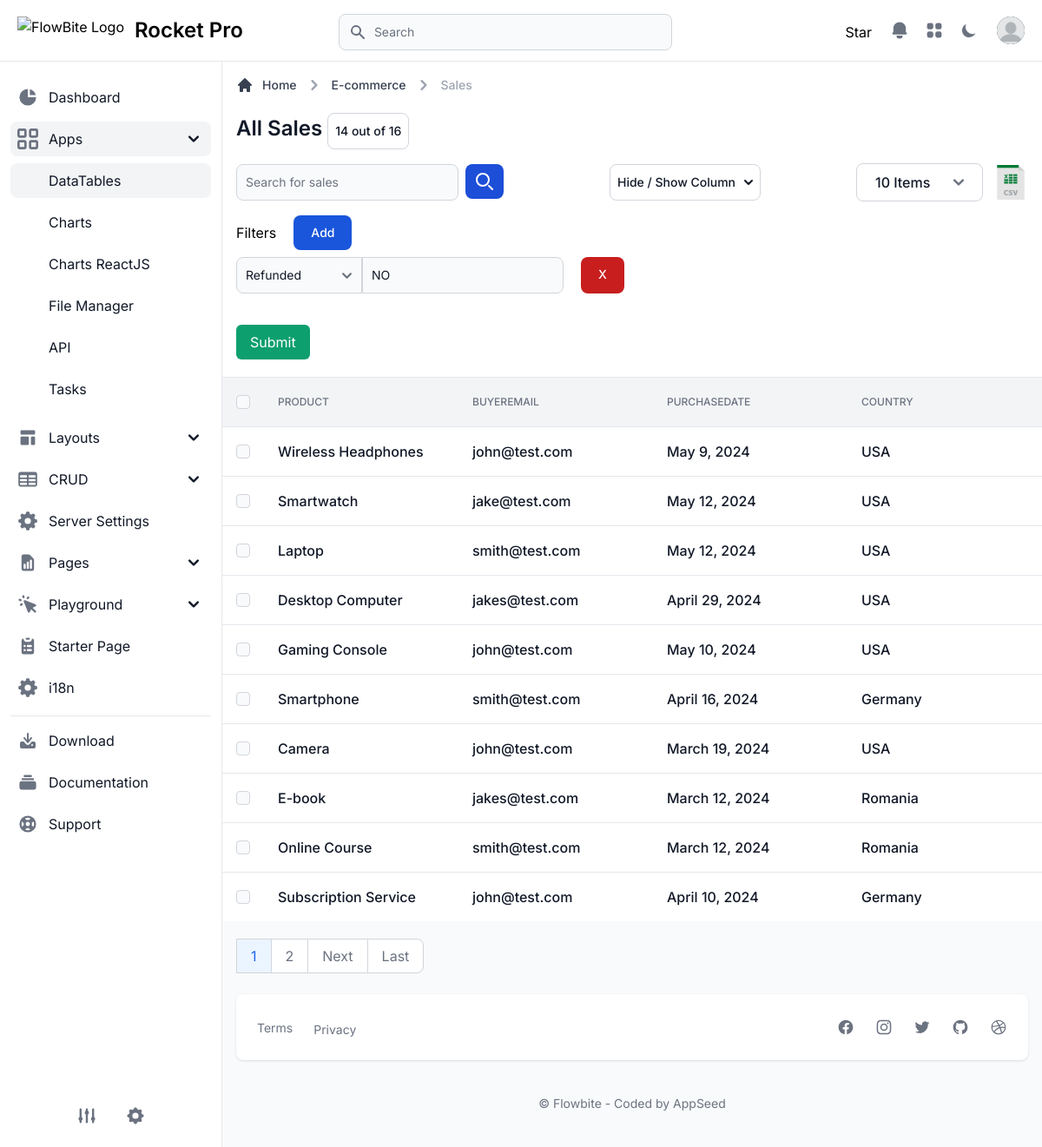
The app's page /tables/ with its own data.
### apps/tables/models.py (models this page shows, shortened)
class ModelFilter(models.Model):
	parent = models.CharField(max_length=255, choices=ModelChoices.choices)
	key = models.CharField(max_length=255)
	value = models.CharField(max_length=255)

### apps/common/models.py (models this page shows)
class Sales(models.Model):
	ID = models.AutoField(primary_key=True)
	Product = models.TextField(blank=True, null=True)
	BuyerEmail = models.EmailField(blank=True, null=True)
	PurchaseDate = models.DateField(blank=True, null=True)
	Country = models.TextField(blank=True, null=True)
	Price = models.FloatField(blank=True, null=True)
	Refunded = models.CharField(max_length=20, choices=RefundedChoices.choices, default=RefundedChoices.NO)
	Currency = models.CharField(max_length=10, choices=CurrencyChoices.choices, default=CurrencyChoices.USD)
	Quantity = models.IntegerField(blank=True, null=True)

### apps/tables/views.py (the view)
# urls.py: path("", views.datatables, name="datatables"),
def datatables(request):
    db_field_names = [field.name for field in Sales._meta.get_fields()]
    field_names = []
    for field_name in db_field_names:
        fields, created = HideShowFilter.objects.get_or_create(key=field_name, parent=ModelChoices.PRODUCT)
        field_names.append(fields)
    filter_string = {}
    filter_instance = ModelFilter.objects.filter(parent=ModelChoices.PRODUCT)
    for filter_data in filter_instance:
        filter_string[f'{filter_data.key}__icontains'] = filter_data.value
    order_by = request.GET.get('order_by', 'ID')
    queryset = Sales.objects.filter(**filter_string).order_by(order_by)
    sales_list = sales_filter(request, queryset, db_field_names)
    form = SalesForm()
    page_items = PageItems.objects.filter(parent=ModelChoices.PRODUCT).last()
    items = 10
    if page_items:
        items = page_items.items_per_page
    page = request.GET.get('page', 1)
    paginator = Paginator(sales_list, items)
    try:
        sales = paginator.page(page)
    except PageNotAnInteger:
        return redirect('datatables')
    except EmptyPage:
        return redirect('datatables')
    if request.method == 'POST':
        form = SalesForm(request.POST)
        if form.is_valid():
            return post_request_handling(request, form)
    read_only_fields = ('id', )
    context = {
        'segment'  : 'datatables',
        'parent'   : 'apps',
        'form'     : form,
        'sales' : sales,
        'total_items': Sales.objects.count(),
        'db_field_names': db_field_names,
        'field_names': field_names,
        'filter_instance': filter_instance,
        'read_only_fields': read_only_fields,
        'items': items
    }
    return render(request, 'apps/datatables.html', context)

### templates/apps/datatables.html (shortened to what this page needs)
{% extends "layouts/base.html" %}
{% load static get_attribute %}
{% block content %}
<main>
  <div
    class="p-4 bg-white block sm:flex items-center justify-between border-b border-gray-200 lg:mt-1.5 dark:bg-gray-800 dark:border-gray-700">
    <div class="w-full mb-1">
      <div class="mb-4">
        <nav class="flex mb-5" aria-label="Breadcrumb">
          <ol class="inline-flex items-center space-x-1 text-sm font-medium md:space-x-2">
            <li class="inline-flex items-center">
              <a href="#"
                class="inline-flex items-center text-gray-700 hover:text-primary-600 dark:text-gray-300 dark:hover:text-white">
                <svg class="w-5 h-5 mr-2.5" fill="currentColor" viewBox="0 0 20 20" xmlns="http://www.w3.org/2000/svg">
                  <path
                    d="M10.707 2.293a1 1 0 00-1.414 0l-7 7a1 1 0 001.414 1.414L4 10.414V17a1 1 0 001 1h2a1 1 0 001-1v-2a1 1 0 011-1h2a1 1 0 011 1v2a1 1 0 001 1h2a1 1 0 001-1v-6.586l.293.293a1 1 0 001.414-1.414l-7-7z">
                  </path>
                </svg>
                Home
              </a>
            </li>
            <li>
              <div class="flex items-center">
                <svg class="w-6 h-6 text-gray-400" fill="currentColor" viewBox="0 0 20 20"
                  xmlns="http://www.w3.org/2000/svg">
                  <path fill-rule="evenodd"
                    d="M7.293 14.707a1 1 0 010-1.414L10.586 10 7.293 6.707a1 1 0 011.414-1.414l4 4a1 1 0 010 1.414l-4 4a1 1 0 01-1.414 0z"
                    clip-rule="evenodd"></path>
                </svg>
                <a href="#"
                  class="ml-1 text-gray-700 hover:text-primary-600 md:ml-2 dark:text-gray-300 dark:hover:text-white">E-commerce</a>
              </div>
            </li>
            <li>
              <div class="flex items-center">
                <svg class="w-6 h-6 text-gray-400" fill="currentColor" viewBox="0 0 20 20"
                  xmlns="http://www.w3.org/2000/svg">
                  <path fill-rule="evenodd"
                    d="M7.293 14.707a1 1 0 010-1.414L10.586 10 7.293 6.707a1 1 0 011.414-1.414l4 4a1 1 0 010 1.414l-4 4a1 1 0 01-1.414 0z"
                    clip-rule="evenodd"></path>
                </svg>
                <span class="ml-1 text-gray-400 md:ml-2 dark:text-gray-500" aria-current="page">Sales</span>
              </div>
            </li>
          </ol>
        </nav>
        <h1 class="text-xl font-semibold text-gray-900 sm:text-2xl dark:text-white">
          All Sales
          <span class="inline-flex items-center justify-center w-1/2 px-2 py-2.5 text-sm font-medium text-center text-gray-900 bg-white border border-gray-300 rounded-lg hover:bg-gray-100 focus:ring-4 focus:ring-primary-300 sm:w-auto dark:bg-gray-800 dark:text-gray-400 dark:border-gray-600 dark:hover:text-white dark:hover:bg-gray-700 dark:focus:ring-gray-700">
            {{ sales.paginator.count }} out of {{ total_items }}
          </span>
        </h1>
      </div>
      <div class="items-center justify-between block sm:flex dark:divide-gray-700">
        <div class="flex items-center mb-4 sm:mb-0">
          <form class="sm:pr-3 flex itmes-center gap-2" id="search-form" method="GET">
            <div>
              <div class="relative w-48 sm:w-64 xl:w-96">
                <input type="text" name="search" id="product-search"
                  class="bg-gray-50 border border-gray-300 text-gray-900 sm:text-sm rounded-lg focus:ring-primary-500 focus:border-primary-500 block w-full p-2.5 dark:bg-gray-700 dark:border-gray-600 dark:placeholder-gray-400 dark:text-white dark:focus:ring-primary-500 dark:focus:border-primary-500"
                  placeholder="Search for sales">
              </div>
            </div>
            <div>
              <button type="submit" class="inline-flex items-center justify-center w-1/2 px-3 py-2.5 text-sm font-medium text-center text-white rounded-lg bg-primary-700 hover:bg-primary-800 focus:ring-4 focus:ring-primary-300 sm:w-auto dark:bg-primary-600 dark:hover:bg-primary-700 dark:focus:ring-primary-800">
                <svg class="w-5 h-5 text-white dark:text-white" aria-hidden="true" xmlns="http://www.w3.org/2000/svg" fill="none" viewBox="0 0 20 20">
                  <path stroke="currentColor" stroke-linecap="round" stroke-linejoin="round" stroke-width="2" d="m19 19-4-4m0-7A7 7 0 1 1 1 8a7 7 0 0 1 14 0Z"/>
                </svg>
              </button>
            </div>
          </form>
        </div>
        <div class="flex items-center ml-auto space-x-2 sm:space-x-3">
          <form action="" method="post">
            <button id="dropdownCheckboxButton" data-dropdown-toggle="dropdownDefaultCheckbox" class="inline-flex items-center justify-center w-1/2 px-2 py-2.5 text-sm font-medium text-center text-gray-900 bg-white border border-gray-300 rounded-lg hover:bg-gray-100 focus:ring-4 focus:ring-primary-300 sm:w-auto dark:bg-gray-800 dark:text-gray-400 dark:border-gray-600 dark:hover:text-white dark:hover:bg-gray-700 dark:focus:ring-gray-700" type="button">
              Hide / Show Column
              <svg class="w-2.5 h-2.5 ml-2.5" aria-hidden="true" xmlns="http://www.w3.org/2000/svg" fill="none" viewBox="0 0 10 6">
                <path stroke="currentColor" stroke-linecap="round" stroke-linejoin="round" stroke-width="2" d="m1 1 4 4 4-4"/>
              </svg>
            </button>
          </form>
        </div>
        <div class="flex items-center ml-auto space-x-2 sm:space-x-3">
          <form method="post" class="inline-flex items-center justify-center w-1/2 px-2 py-2 text-sm font-medium text-center text-gray-900 bg-white border border-gray-300 rounded-lg hover:bg-gray-100 focus:ring-4 focus:ring-primary-300 sm:w-auto dark:bg-gray-800 dark:text-gray-400 dark:border-gray-600 dark:hover:text-white dark:hover:bg-gray-700 dark:focus:ring-gray-700">
            <select onchange="getPageItems(this)" id="items" class="bg-transparent dark:text-white py-0 border-transparent focus:border-transparent focus:ring-0">
              <option class="dark:bg-gray-800" {% if items == 10 %} selected {% endif %} value="10">10 Items</option>
            </select>
          </form>
          <div class="flex">
            <a data-modal-target="export-csv-modal" data-modal-toggle="export-csv-modal">
              <img class="w-10" src="{% static "dist/images/csv.png" %}" alt="">
            </a>
          </div>
        </div>
      </div>
      <div class="items-end mt-4 justify-between block flex ">
        <div class="flex items-center sm:mb-0">
          <form action="{% url "create_filter" %}" class="sm:pr-3 w-3/12" method="post">
            <div class="flex items-center gap-5">
              <div>
                <h1 style="white-space: nowrap;" class="block mb-2 dark:text-white">Filters</h1>
              </div>
              <div>
                <button id="addButton" type="button" class="text-white bg-blue-700 hover:bg-blue-800 focus:ring-4 focus:ring-blue-300 font-medium rounded-lg text-sm px-5 py-2.5 mr-2 mb-2 dark:bg-blue-600 dark:hover:bg-blue-700 focus:outline-none dark:focus:ring-blue-800">Add</button>
              </div>
            </div>
            <div id="inputContainer">
              {% if filter_instance %}
                {% for filter_data in filter_instance %}
                <div class="input-container flex align-center gap-5 mb-5">
                  <div class="flex">
                    <select name="key" class="bg-gray-50 border border-gray-300 text-gray-900 text-sm rounded-l-lg focus:ring-blue-500 focus:border-blue-500 block p-2.5 dark:bg-gray-700 dark:border-gray-600 dark:placeholder-gray-400 dark:text-white dark:focus:ring-blue-500 dark:focus:border-blue-500">
                      {% for field in db_field_names %}
                        <option {% if filter_data.key == field %}selected{% endif %} value="{{ field }}">{{ field }}</option>
                      {% endfor %}
                    </select>
                    <input name="value" value="{{ filter_data.value }}" class="bg-gray-50 border border-gray-300 text-gray-900 text-sm rounded-r-lg focus:ring-blue-500 focus:border-blue-500 block p-2.5 dark:bg-gray-700 dark:border-gray-600 dark:placeholder-gray-400 dark:text-white dark:focus:ring-blue-500 dark:focus:border-blue-500" type="text" placeholder="Enter value">
                  </div>
                  <a href="{% url "delete_filter" filter_data.id %}" class="remove-button focus:outline-none text-white bg-red-700 hover:bg-red-800 focus:ring-4 focus:ring-red-300 font-medium rounded-lg text-sm px-5 py-2.5 mr-2  dark:bg-red-600 dark:hover:bg-red-700 dark:focus:ring-red-900">X</a>
                </div>
                {% endfor %}
              {% endif %}
            </div>
            <button id="submitButton" type="submit" {% if not filter_instance %} style="display: none;" {% endif %} class="bg-green-500 text-white px-4 py-2 rounded-md mt-4">Submit</button>
          </form>
        </div>
      </div>
    </div>
  </div>
  <div class="flex flex-col">
    <div class="overflow-x-auto">
      <div class="inline-block min-w-full align-middle">
        <div class="overflow-hidden shadow">
          <table class="min-w-full divide-y divide-gray-200 table-fixed dark:divide-gray-600">
            <thead class="bg-gray-100 dark:bg-gray-700">
              <tr>
                <th scope="col" class="p-4">
                  <div class="flex items-center">
                    <input id="checkbox-all" aria-describedby="checkbox-1" type="checkbox"
                      class="w-4 h-4 border-gray-300 rounded bg-gray-50 focus:ring-3 focus:ring-primary-300 dark:focus:ring-primary-600 dark:ring-offset-gray-800 dark:bg-gray-700 dark:border-gray-600">
                  </div>
                </th>
                {% for field in db_field_names %}
                  <th id="th_{{ field }}" scope="col" class="p-4 text-xs font-medium text-left text-gray-500 uppercase dark:text-gray-400">
                    <div class="group flex items-center gap-2 whitespace-nowrap h-6 w-48">
                      <span class="block">{{ field }}</span>
                    </div>
                  </th>
                {% endfor %}
              </tr>
            </thead>
            <tbody class="bg-white divide-y divide-gray-200 dark:bg-gray-800 dark:divide-gray-700">
              {% for sale in sales %}
              <tr class="hover:bg-gray-100 dark:hover:bg-gray-700 group relative">
                <td class="w-4 p-4">
                  <div class="flex items-center">
                    <input id="checkbox-194556" aria-describedby="checkbox-1" type="checkbox"
                      class="w-4 h-4 border-gray-300 rounded bg-gray-50 focus:ring-3 focus:ring-primary-300 dark:focus:ring-primary-600 dark:ring-offset-gray-800 dark:bg-gray-700 dark:border-gray-600">
                  </div>
                </td>
                {% for field_name in db_field_names %}
                  <td class="td_{{ field_name }} p-4 text-base font-medium text-gray-900 whitespace-nowrap dark:text-white group-hover:opacity-10">
                    {{ sale|getattribute:field_name }}
                  </td>
                {% endfor %}
              </tr>
              {% endfor %}
            </tbody>
          </table>
        </div>
      </div>
    </div>
  </div>
  {% if sales.has_other_pages %}
  <nav aria-label="Page navigation example" class="mt-5 ml-4">
    <ul class="inline-flex -space-x-px text-base h-10">
      {% for n in sales.paginator.page_range %}
        {% if sales.number == n %}
          <li>
            <span class="flex items-center justify-center px-4 h-10 text-blue-600 border border-gray-300 bg-blue-50 hover:bg-blue-100 hover:text-blue-700 dark:border-gray-700 dark:bg-gray-700 dark:text-white">{{ n }}</span>
          </li>
        {% elif n > sales.number|add:'-3' and n < sales.number|add:'3' %}
          <li>
            <a class="page-link flex items-center justify-center px-4 h-10 leading-tight {% if sales.number == i %}text-blue-600 border border-gray-300 bg-blue-50 hover:bg-blue-100 hover:text-blue-700 dark:border-gray-700 dark:bg-gray-700 dark:text-white{% else %}text-gray-500 bg-white border border-gray-300 hover:bg-gray-100 hover:text-gray-700 dark:bg-gray-800 dark:border-gray-700 dark:text-gray-400 dark:hover:bg-gray-700 dark:hover:text-white{% endif %}" data-page="{{ n }}" href="#">
              {{ n }}
            </a>
          </li>
        {% endif %}
      {% endfor %}
      {% if sales.has_next %}
        <li>
          <a href="#" data-page="{{ sales.next_page_number }}" class="page-link flex items-center justify-center px-4 h-10 leading-tight text-gray-500 bg-white border border-gray-300 hover:bg-gray-100 hover:text-gray-700 dark:bg-gray-800 dark:border-gray-700 dark:text-gray-400 dark:hover:bg-gray-700 dark:hover:text-white">Next</a>
        </li>
        <li>
          <a href="#" data-page="{{ sales.paginator.num_pages }}" class="page-link flex items-center justify-center px-4 h-10 leading-tight text-gray-500 bg-white border border-gray-300 rounded-r-lg hover:bg-gray-100 hover:text-gray-700 dark:bg-gray-800 dark:border-gray-700 dark:text-gray-400 dark:hover:bg-gray-700 dark:hover:text-white">Last</a>
        </li>
      {% endif %}
    </ul>
  </nav>
{% endif %}
</main>
{% endblock content %}

### records on screen
ModelFilter: key "Refunded", value "NO"
Sales: db_field_names "Wireless Headphones" "john@test.com" "May 9, 2024" "USA"
Sales: db_field_names "Smartwatch" "jake@test.com" "May 12, 2024" "USA"
Sales: db_field_names "Laptop" "smith@test.com" "May 12, 2024" "USA"
Sales: db_field_names "Desktop Computer" "jakes@test.com" "April 29, 2024" "USA"
Sales: db_field_names "Gaming Console" "john@test.com" "May 10, 2024" "USA"
Sales: db_field_names "Smartphone" "smith@test.com" "April 16, 2024" "Germany"
Sales: db_field_names "Camera" "john@test.com" "March 19, 2024" "USA"
Sales: db_field_names "E-book" "jakes@test.com" "March 12, 2024" "Romania"
Sales: db_field_names "Online Course" "smith@test.com" "March 12, 2024" "Romania"
Sales: db_field_names "Subscription Service" "john@test.com" "April 10, 2024" "Germany"

### other values on screen
{{ sales.paginator.count }} "14"
{{ total_items }} "16"
{{ field }} "PRODUCT" "BUYEREMAIL" "PURCHASEDATE" "COUNTRY"
{{ n }} "1"
{{ n }} "2"
